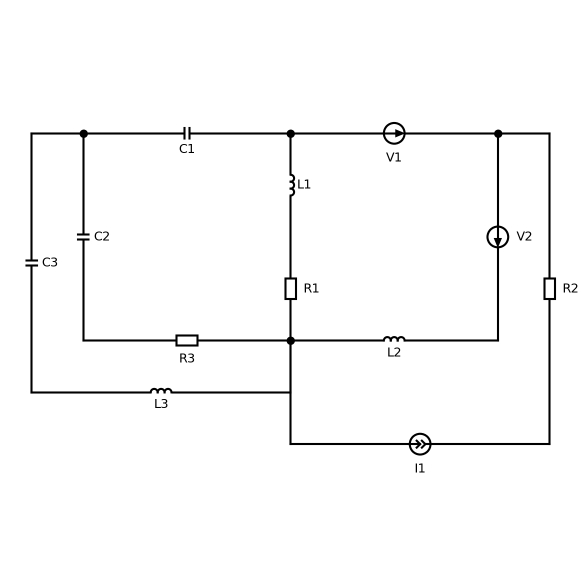
#> input picture report_build/var7/p22_v7.png, 1162 x 1155 px (shown at 1/2 size)
$ python figs22.py
#> lines starting #> are read from the running program, lines starting #| are printed output that depends on the picture
### report_build/var7/figs12.py
# -*- coding: utf-8 -*-
"""Рисунки к заданию 1-2 (вариант 7)."""
import numpy as np
from PIL import Image
from sch import *

W = __import__("os").path.dirname(__import__("os").path.abspath(__file__)) + "/"
OUT = W + "figs/"


def overlay_canvas(name, crop):
    im = Image.open(W + name).convert("RGBA")
    bg = Image.new("RGBA", im.size, "white")
    bg.alpha_composite(im)
    arr = np.array(bg.convert("RGB"))
    x0, y0, x1, y1 = crop
    fig, ax = new_canvas(x1 - x0, y1 - y0)
    ax.set_xlim(x0, x1); ax.set_ylim(y1, y0)
    ax.imshow(arr, extent=(0, arr.shape[1], arr.shape[0], 0), zorder=0, interpolation="lanczos")
    return fig, ax


IMG = "p1_v7.png"
CROP = (20, 105, 1166, 1085)
N1, N2, N3 = (422, 343), (1093, 343), (422, 1014)


def plain():
    fig, ax = overlay_canvas(IMG, CROP)
    save(fig, OUT + "fig12_scheme.png")


# [114 lines left out: functions currents, contour_gaps, contours, spice_nodes, norton, not called in this run]


# [2 lines that do not run on import are left out]

### report_build/var7/sch.py
# -*- coding: utf-8 -*-
"""Мини-библиотека для рисования электрических схем в стиле исходных схем задания
(прямоугольные резисторы, круглые источники со стрелкой, точки в узлах).
Координаты - в пикселях (ось y направлена вниз, как у изображений)."""
import numpy as np
import matplotlib
matplotlib.use("Agg")
import matplotlib.pyplot as plt
from matplotlib.patches import Polygon, Circle, Rectangle, FancyArrowPatch
from matplotlib.lines import Line2D

plt.rcParams.update({
    "font.family": "Liberation Serif",
    "mathtext.fontset": "custom",
    "mathtext.rm": "Liberation Serif",
    "mathtext.it": "Liberation Serif:italic",
    "mathtext.bf": "Liberation Serif:bold",
    "mathtext.sf": "Liberation Serif",
    "mathtext.default": "it",
    "axes.unicode_minus": True,
})

LW = 2.9          # толщина линий схемы, pt
BLACK = "#000000"
ANN = "#0b3d91"   # цвет пояснительных стрелок и подписей
ANN2 = "#b3300f"
FS = 21           # размер подписей, pt (при масштабе 1 пиксель = 0,72 pt)


def new_canvas(w, h, dpi=100):
    fig = plt.figure(figsize=(w / dpi, h / dpi), dpi=dpi)
    ax = fig.add_axes([0, 0, 1, 1])
    ax.set_xlim(0, w)
    ax.set_ylim(h, 0)
    ax.set_aspect("equal")
    ax.axis("off")
    return fig, ax


def _vec(p, q):
    p, q = np.asarray(p, float), np.asarray(q, float)
    d = q - p
    L = np.hypot(*d)
    e = d / L
    n = np.array([-e[1], e[0]])
    return p, q, e, n, L


def wire(ax, pts, lw=LW, color=BLACK, ls="-", z=2):
    pts = np.asarray(pts, float)
    ax.plot(pts[:, 0], pts[:, 1], color=color, lw=lw, ls=ls, solid_capstyle="round",
            solid_joinstyle="round", zorder=z)


def dot(ax, p, r=8.5, color=BLACK, z=5):
    ax.add_patch(Circle(p, r, fc=color, ec=color, zorder=z))


def label(ax, x, y, s, fs=FS, color=BLACK, ha="center", va="center", **kw):
    ax.text(x, y, s, fontsize=fs, color=color, ha=ha, va=va, zorder=10, **kw)


def resistor(ax, p, q, t=0.5, half=34, w=17):
    p, q, e, n, L = _vec(p, q)
    c = p + (q - p) * t
    a, b = c - e * half, c + e * half
    wire(ax, [p, a]); wire(ax, [b, q])
    box = np.array([a + n * w, b + n * w, b - n * w, a - n * w])
    ax.add_patch(Polygon(box, closed=True, fc="white", ec=BLACK, lw=LW, zorder=3,
                         joinstyle="miter"))
    return c


# [23 lines left out: functions capacitor, inductor, not called in this run]


def vsource(ax, p, q, forward=True, t=0.5, R=34):
    """Источник ЭДС: стрелка внутри круга направлена от «-» к «+»."""
    p, q, e, n, L = _vec(p, q)
    c = p + (q - p) * t
    wire(ax, [p, c - e * R]); wire(ax, [c + e * R, q])
    ax.add_patch(Circle(c, R, fc="white", ec=BLACK, lw=LW, zorder=3))
    d = e if forward else -e
    tip = c + d * 24
    base = c - d * 8
    tri = np.array([tip, base + n * 13, base - n * 13])
    ax.add_patch(Polygon(tri, closed=True, fc=BLACK, ec=BLACK, zorder=4))
    return c


def isource(ax, p, q, forward=True, t=0.5, R=34):
    p, q, e, n, L = _vec(p, q)
    c = p + (q - p) * t
    wire(ax, [p, c - e * R]); wire(ax, [c + e * R, q])
    ax.add_patch(Circle(c, R, fc="white", ec=BLACK, lw=LW, zorder=3))
    d = e if forward else -e
    for s in (-3, 11):
        tip = c + d * (s + 4)
        l1 = c + d * (s - 8) + n * 12
        l2 = c + d * (s - 8) - n * 12
        wire(ax, [l1, tip, l2], lw=LW * 0.85, z=4)
    return c


# [15 lines left out: functions switch_open, ground, not called in this run]


def arrow(ax, p, q, color=ANN, lw=2.6, ms=22, ls="-", z=8, style="-|>", shrink=0):
    a = FancyArrowPatch(p, q, arrowstyle=style, mutation_scale=ms, color=color,
                        lw=lw, ls=ls, zorder=z, shrinkA=shrink, shrinkB=shrink,
                        joinstyle="miter", capstyle="butt")
    ax.add_patch(a)
    return a


def node_tag(ax, p, text, off=(0, 0), color=ANN, r=19, fs=FS - 1):
    """Номер узла в кружке рядом с точкой p."""
    x, y = p[0] + off[0], p[1] + off[1]
    ax.add_patch(Circle((x, y), r, fc="white", ec=color, lw=2.2, zorder=9))
    ax.text(x, y, text, fontsize=fs, color=color, ha="center", va="center", zorder=10)


# [12 lines left out: function contour, not called in this run]


def save(fig, path, dpi=200):
    fig.savefig(path, dpi=dpi, facecolor="white")
    plt.close(fig)

### report_build/var7/figs22.py
# -*- coding: utf-8 -*-
"""Рисунки к заданию 2-2 (вариант 7)."""
import numpy as np
from sch import *
from figs12 import overlay_canvas, W, OUT

IMG = "p22_v7.png"
CROP = (20, 195, 1162, 985)
P1, P2, P3, P4 = (167, 267), (581, 267), (996, 267), (581, 681)


def ground_up(ax, p, size=24):
    """Знак «земля», обращённый вверх (базисный узел 2 расположен на верхней шине)."""
    x, y = p
    wire(ax, [(x, y), (x, y - 16)])
    for k, w in enumerate((size, size * 0.66, size * 0.33)):
        wire(ax, [(x - w, y - 16 - k * 9), (x + w, y - 16 - k * 9)])


def plain():
    fig, ax = overlay_canvas(IMG, CROP)
#> in overlay_canvas, im is the input picture: PIL image 1162x1155 RGBA; mean R, G, B, A 249.5, 249.5, 249.5, 255
#> in overlay_canvas, `bg = Image.new("RGBA", im.size, "white")`: bg: PIL image 1162x1155 RGBA; every value is 255
    save(fig, OUT + "fig22_scheme.png")


def annotated():
    fig, ax = overlay_canvas(IMG, CROP)
    node_tag(ax, P1, "1", off=(-36, -34)); node_tag(ax, P2, "2", off=(-36, -34))
    node_tag(ax, P3, "3", off=(36, -34)); node_tag(ax, P4, "4", off=(38, 36))
    d = r"$\dot{I}_{"
    # ветвь C3-L3: слева направо по нижней шине
    arrow(ax, (405, 785), (525, 785)); label(ax, 465, 826, d + "L3}$", color=ANN)
    # ветвь C2-R3: сверху вниз
    arrow(ax, (167, 545), (167, 640)); label(ax, 112, 592, d + "C2}$", color=ANN)
    # C1: слева направо
    arrow(ax, (415, 267), (540, 267)); label(ax, 478, 230, d + "C1}$", color=ANN)
    # ветвь L1-R1: сверху вниз
    arrow(ax, (581, 410), (581, 520)); label(ax, 642, 465, d + "L1}$", color=ANN)
    # источник V1: слева направо
    arrow(ax, (835, 267), (955, 267)); label(ax, 895, 230, d + "V1}$", color=ANN)
    # ветвь V2-L2: справа налево по нижней шине
    arrow(ax, (955, 681), (860, 681)); label(ax, 908, 644, d + "L2}$", color=ANN)
    # ветвь R2-I1: снизу вверх
    arrow(ax, (1099, 450), (1099, 335)); label(ax, 1046, 392, d + "R2}$", color=ANN)
    # напряжение на L3: плюс на выводе, куда входит ток
    label(ax, 286, 757, "+", color=ANN2, fs=FS + 4); label(ax, 360, 757, "−", color=ANN2, fs=FS + 4)
    label(ax, 318, 733, r"$\dot{U}_{L3}$", color=ANN2)
    save(fig, OUT + "fig22_currents.png")
#> call 2 of save, with dpi = 200
#> in save (call 2), `fig.savefig(path, dpi=dpi, facecolor="white")`:
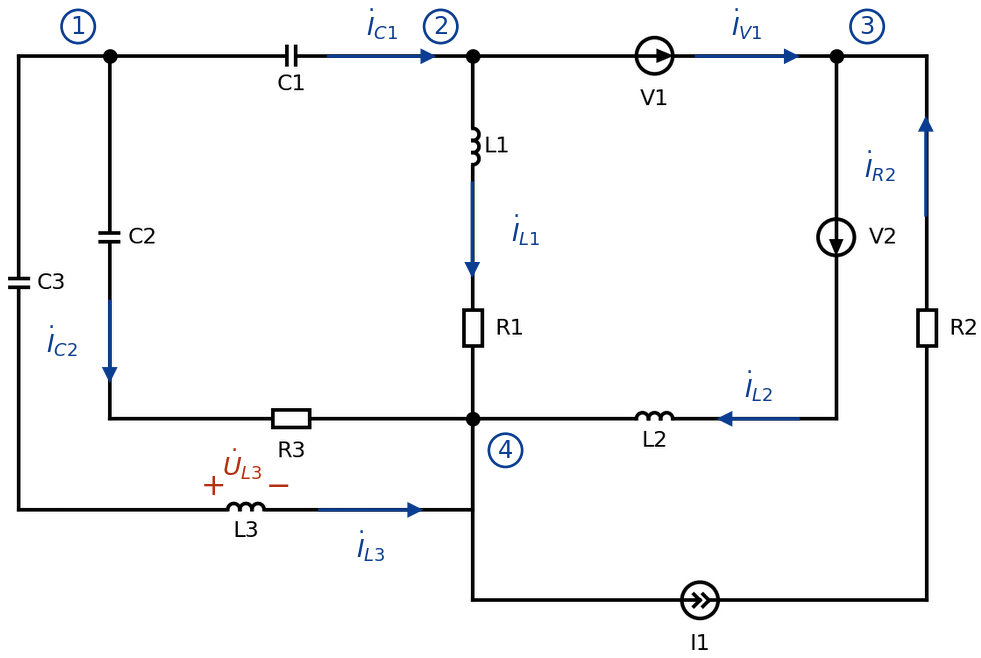
#> figure drawn by matplotlib, 1 panel


def complex_scheme():
    """Схема замещения: каждая ветвь заменена комплексным сопротивлением Z1...Z6."""
    fig, ax = overlay_blank(CROP)
    d = r"$\underline{Z}_"
    # Z1 (C3, L3): левая вертикаль и нижняя шина
    resistor(ax, (63, 267), (63, 785)); label(ax, 109, 526, d + "1$", ha="left")
    wire(ax, [(63, 267), (167, 267)]); wire(ax, [(63, 785), (581, 785), (581, 681)])
    # Z2 (C2, R3)
    resistor(ax, (167, 267), (167, 681)); label(ax, 213, 474, d + "2$", ha="left")
    wire(ax, [(167, 681), (581, 681)])
    # Z3 (C1)
    resistor(ax, (167, 267), (581, 267)); label(ax, 374, 318, d + "3$")
    # V1
    vsource(ax, (581, 267), (996, 267), forward=True); label(ax, 788, 322, r"$\dot{V}_1$")
    # Z4 (L1, R1)
    resistor(ax, (581, 267), (581, 681)); label(ax, 627, 474, d + "4$", ha="left")
    # V2 и Z5 (L2)
    vsource(ax, (996, 267), (996, 681), forward=True); label(ax, 1042, 474, r"$\dot{V}_2$", ha="left")
    resistor(ax, (996, 681), (581, 681)); label(ax, 788, 722, d + "5$")
    # ветвь I1, Z6 (R2)
    wire(ax, [(581, 681), (581, 888)])
    isource(ax, (581, 888), (1099, 888), forward=True); label(ax, 840, 944, r"$\dot{I}_1$")
    resistor(ax, (1099, 888), (1099, 267)); label(ax, 1053, 577, d + "6$", ha="right")
    wire(ax, [(1099, 267), (996, 267)])
    for p in (P1, P2, P3, P4):
        dot(ax, p)
    node_tag(ax, P1, "1", off=(-36, -34)); node_tag(ax, P2, "2", off=(-36, 36))
    node_tag(ax, P3, "3", off=(36, -34)); node_tag(ax, P4, "4", off=(38, 36))
    ground_up(ax, P2, 24)
    save(fig, OUT + "fig22_complex.png")


def overlay_blank(crop):
    x0, y0, x1, y1 = crop
    fig, ax = new_canvas(x1 - x0, y1 - y0)
    ax.set_xlim(x0, x1); ax.set_ylim(y1, y0)
    return fig, ax


def spice_nodes():
    fig, ax = overlay_canvas(IMG, CROP)
    lab = dict(color=ANN, fs=FS - 2)
    label(ax, 128, 232, "n1", **lab); label(ax, 1036, 232, "n3", **lab)
    label(ax, 626, 716, "n4", **lab)
    ground_up(ax, P2, 22); label(ax, 618, 226, "0", **lab)
    label(ax, 268, 752, "a2", **lab)
    # амперметры: источники нулевого напряжения VA1 ... VA7
    for (x, y, nm, dx, dy) in [(63, 380, "VA1", 52, 0), (167, 380, "VA2", 52, 0), (275, 267, "VA3", 0, -36),
                               (581, 318, "VA4", 52, 0), (996, 590, "VA5", 52, 0), (690, 267, "VA6", 0, -36),
                               (1099, 440, "VA7", -52, 0)]:
        ax.add_patch(Circle((x, y), 15, fc="white", ec=ANN, lw=2.2, zorder=9))
        ax.text(x, y, "A", fontsize=FS - 7, color=ANN, ha="center", va="center", zorder=10)
        label(ax, x + dx, y + dy, nm, **lab)
    save(fig, OUT + "fig22_spice.png")
#> call 4 of save, with path = 'report_build/var7/figs/fig22_spice.png', dpi = 200
#> in save (call 4), `fig.savefig(path, dpi=dpi, facecolor="white")`:
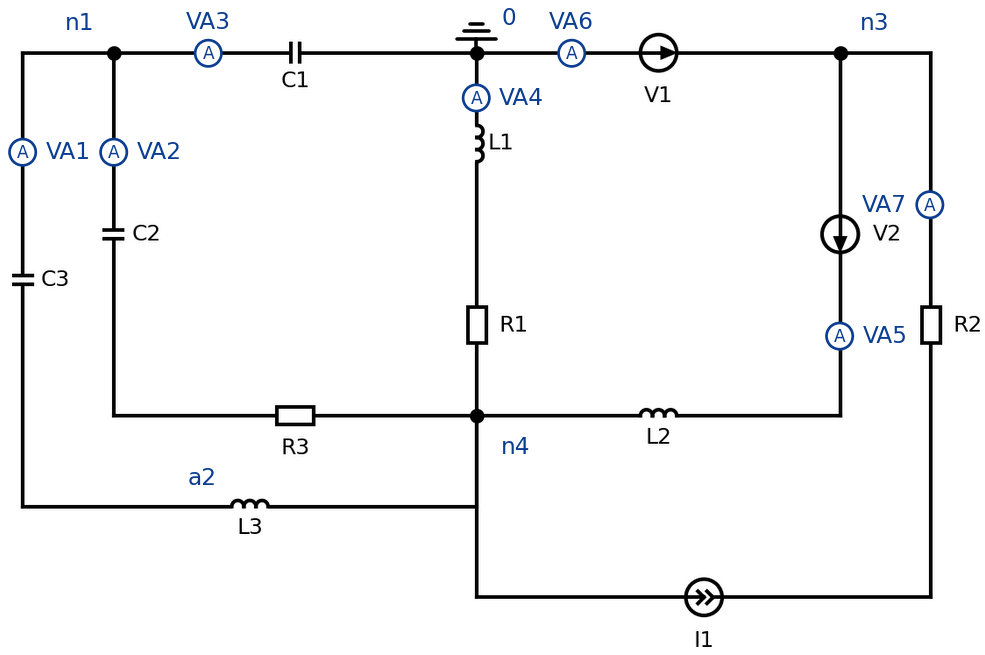
#> figure drawn by matplotlib, 1 panel


if __name__ == "__main__":
    plain(); annotated(); complex_scheme(); spice_nodes()

$ run again, with report_build/var7/p21_v7.png copied over report_build/var7/p22_v7.png
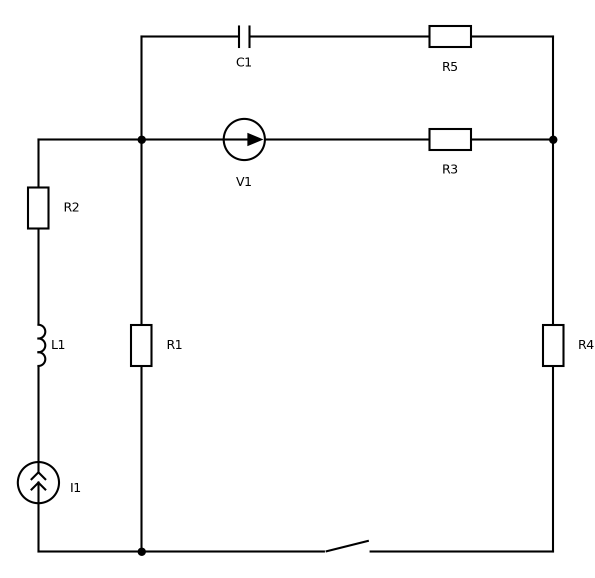
#> input picture report_build/var7/p21_v7.png, 1189 x 1155 px (shown at 1/2 size)
#> in overlay_canvas, im is the input picture: PIL image 1189x1155 RGBA; mean R, G, B, A 249, 249, 249, 255
#> bg: PIL image 1189x1155 RGBA; every value is 255
#> in save (call 2), `fig.savefig(path, dpi=dpi, facecolor="white")`:
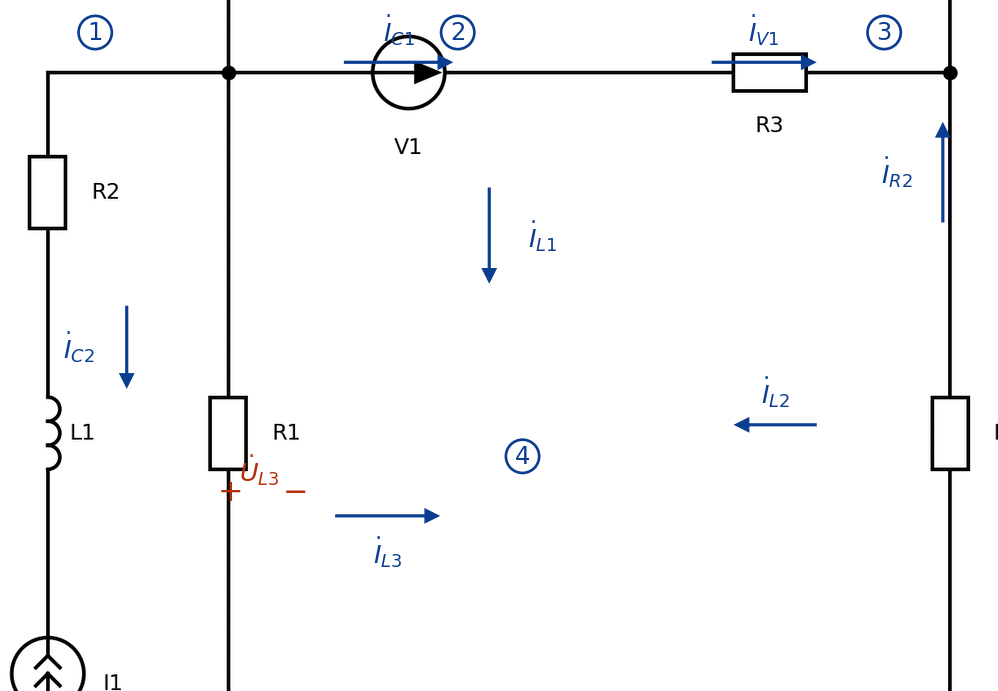
#> figure drawn by matplotlib, 1 panel
#> in save (call 4), `fig.savefig(path, dpi=dpi, facecolor="white")`:
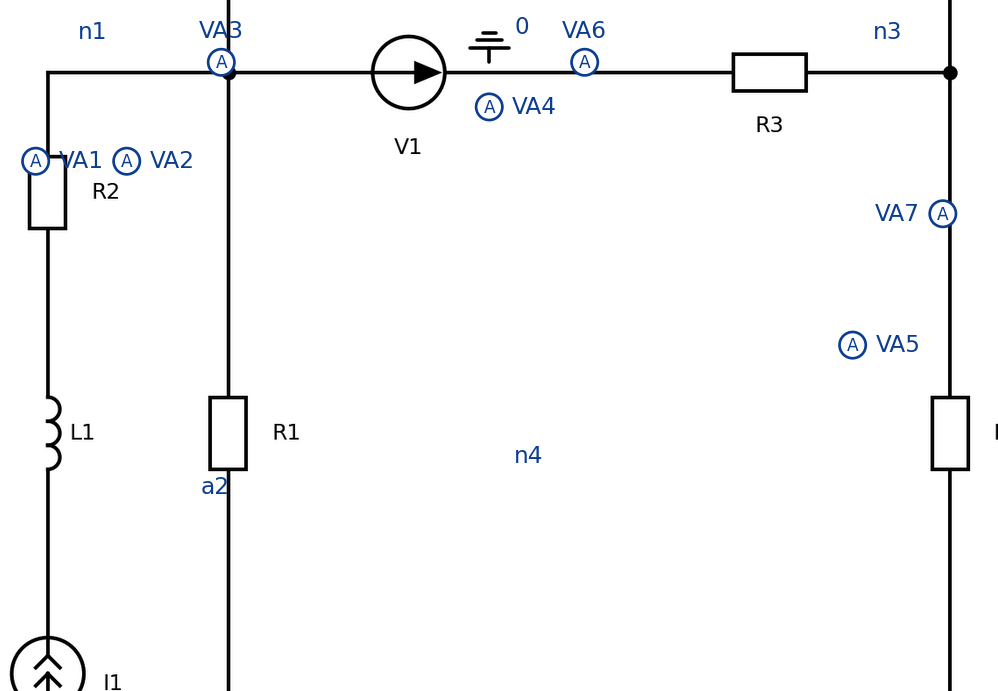
#> figure drawn by matplotlib, 1 panel
